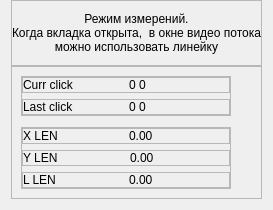
         <widget class="QWidget" name="dimension">
          <attribute name="title">
           <string>Dimension</string>
          </attribute>
          <layout class="QVBoxLayout" name="verticalLayout_15">
           <property name="spacing">
            <number>0</number>
           </property>
           <property name="topMargin">
            <number>0</number>
           </property>
           <item>
            <widget class="QFrame" name="frame_37">
             <property name="frameShape">
              <enum>QFrame::StyledPanel</enum>
             </property>
             <property name="frameShadow">
              <enum>QFrame::Raised</enum>
             </property>
             <layout class="QVBoxLayout" name="verticalLayout_16">
              <property name="leftMargin">
               <number>0</number>
              </property>
              <property name="topMargin">
               <number>11</number>
              </property>
              <property name="rightMargin">
               <number>0</number>
              </property>
              <property name="bottomMargin">
               <number>11</number>
              </property>
              <item>
               <widget class="QLabel" name="label_17">
                <property name="text">
                 <string>Режим измерений. 
Когда вкладка открыта,  в окне видео потока можно использовать линейку</string>
                </property>
                <property name="alignment">
                 <set>Qt::AlignCenter</set>
                </property>
                <property name="wordWrap">
                 <bool>true</bool>
                </property>
               </widget>
              </item>
             </layout>
            </widget>
           </item>
           <item alignment="Qt::AlignTop">
            <widget class="QFrame" name="frame_38">
             <property name="frameShape">
              <enum>QFrame::StyledPanel</enum>
             </property>
             <property name="frameShadow">
              <enum>QFrame::Raised</enum>
             </property>
             <layout class="QVBoxLayout" name="verticalLayout_18">
              <property name="spacing">
               <number>11</number>
              </property>
              <property name="rightMargin">
               <number>30</number>
              </property>
              <item>
               <widget class="QFrame" name="frame_39">
                <property name="sizePolicy">
                 <sizepolicy hsizetype="Expanding" vsizetype="Expanding">
                  <horstretch>0</horstretch>
                  <verstretch>0</verstretch>
                 </sizepolicy>
                </property>
                <property name="frameShape">
                 <enum>QFrame::StyledPanel</enum>
                </property>
                <property name="frameShadow">
                 <enum>QFrame::Raised</enum>
                </property>
                <layout class="QVBoxLayout" name="verticalLayout_17">
                 <property name="leftMargin">
                  <number>0</number>
                 </property>
                 <property name="topMargin">
                  <number>0</number>
                 </property>
                 <property name="rightMargin">
                  <number>0</number>
                 </property>
                 <property name="bottomMargin">
                  <number>0</number>
                 </property>
                 <item>
                  <widget class="QFrame" name="frame_40">
                   <property name="frameShape">
                    <enum>QFrame::StyledPanel</enum>
                   </property>
                   <property name="frameShadow">
                    <enum>QFrame::Raised</enum>
                   </property>
                   <layout class="QHBoxLayout" name="horizontalLayout_28">
                    <property name="leftMargin">
                     <number>0</number>
                    </property>
                    <property name="topMargin">
                     <number>0</number>
                    </property>
                    <property name="rightMargin">
                     <number>0</number>
                    </property>
                    <property name="bottomMargin">
                     <number>0</number>
                    </property>
                    <item alignment="Qt::AlignVCenter">
                     <widget class="QLabel" name="label_26">
                      <property name="text">
                       <string>Curr click </string>
                      </property>
                     </widget>
                    </item>
                    <item alignment="Qt::AlignVCenter">
                     <widget class="QLabel" name="curr_click">
                      <property name="sizePolicy">
                       <sizepolicy hsizetype="Preferred" vsizetype="Preferred">
                        <horstretch>0</horstretch>
                        <verstretch>0</verstretch>
                       </sizepolicy>
                      </property>
                      <property name="text">
                       <string>0 0</string>
                      </property>
                      <property name="textInteractionFlags">
                       <set>Qt::TextBrowserInteraction</set>
                      </property>
                     </widget>
                    </item>
                   </layout>
                  </widget>
                 </item>
                 <item>
                  <widget class="QFrame" name="frame_41">
                   <property name="frameShape">
                    <enum>QFrame::StyledPanel</enum>
                   </property>
                   <property name="frameShadow">
                    <enum>QFrame::Raised</enum>
                   </property>
                   <layout class="QHBoxLayout" name="horizontalLayout_29">
                    <property name="leftMargin">
                     <number>0</number>
                    </property>
                    <property name="topMargin">
                     <number>0</number>
                    </property>
                    <property name="rightMargin">
                     <number>0</number>
                    </property>
                    <property name="bottomMargin">
                     <number>0</number>
                    </property>
                    <item alignment="Qt::AlignVCenter">
                     <widget class="QLabel" name="label_28">
                      <property name="text">
                       <string>Last click</string>
                      </property>
                     </widget>
                    </item>
                    <item alignment="Qt::AlignVCenter">
                     <widget class="QLabel" name="last_click">
                      <property name="text">
                       <string>0 0</string>
                      </property>
                      <property name="textInteractionFlags">
                       <set>Qt::TextBrowserInteraction</set>
                      </property>
                     </widget>
                    </item>
                   </layout>
                  </widget>
                 </item>
                </layout>
               </widget>
              </item>
              <item>
               <widget class="QFrame" name="frame_33">
                <property name="frameShape">
                 <enum>QFrame::StyledPanel</enum>
                </property>
                <property name="frameShadow">
                 <enum>QFrame::Raised</enum>
                </property>
                <layout class="QVBoxLayout" name="verticalLayout_11">
                 <property name="leftMargin">
                  <number>0</number>
                 </property>
                 <property name="topMargin">
                  <number>0</number>
                 </property>
                 <property name="rightMargin">
                  <number>0</number>
                 </property>
                 <property name="bottomMargin">
                  <number>0</number>
                 </property>
                 <item>
                  <widget class="QFrame" name="frame_34">
                   <property name="frameShape">
                    <enum>QFrame::StyledPanel</enum>
                   </property>
                   <property name="frameShadow">
                    <enum>QFrame::Raised</enum>
                   </property>
                   <layout class="QHBoxLayout" name="horizontalLayout_21">
                    <property name="leftMargin">
                     <number>0</number>
                    </property>
                    <property name="topMargin">
                     <number>0</number>
                    </property>
                    <property name="rightMargin">
                     <number>0</number>
                    </property>
                    <property name="bottomMargin">
                     <number>0</number>
                    </property>
                    <item>
                     <widget class="QLabel" name="label_9">
                      <property name="text">
                       <string>X LEN</string>
                      </property>
                     </widget>
                    </item>
                    <item>
                     <widget class="QLabel" name="x_len">
                      <property name="text">
                       <string>0.00</string>
                      </property>
                      <property name="textInteractionFlags">
                       <set>Qt::TextBrowserInteraction</set>
                      </property>
                     </widget>
                    </item>
                   </layout>
                  </widget>
                 </item>
                 <item>
                  <widget class="QFrame" name="frame_35">
                   <property name="frameShape">
                    <enum>QFrame::StyledPanel</enum>
                   </property>
                   <property name="frameShadow">
                    <enum>QFrame::Raised</enum>
                   </property>
                   <layout class="QHBoxLayout" name="horizontalLayout_22">
                    <property name="spacing">
                     <number>7</number>
                    </property>
                    <property name="leftMargin">
                     <number>0</number>
                    </property>
                    <property name="topMargin">
                     <number>0</number>
                    </property>
                    <property name="rightMargin">
                     <number>0</number>
                    </property>
                    <property name="bottomMargin">
                     <number>0</number>
                    </property>
                    <item>
                     <widget class="QLabel" name="label_15">
                      <property name="text">
                       <string>Y LEN</string>
                      </property>
                     </widget>
                    </item>
                    <item>
                     <widget class="QLabel" name="y_len">
                      <property name="text">
                       <string>0.00</string>
                      </property>
                      <property name="textInteractionFlags">
                       <set>Qt::TextBrowserInteraction</set>
                      </property>
                     </widget>
                    </item>
                   </layout>
                  </widget>
                 </item>
                 <item>
                  <widget class="QFrame" name="frame_36">
                   <property name="frameShape">
                    <enum>QFrame::StyledPanel</enum>
                   </property>
                   <property name="frameShadow">
                    <enum>QFrame::Raised</enum>
                   </property>
                   <layout class="QHBoxLayout" name="horizontalLayout_27">
                    <property name="leftMargin">
                     <number>0</number>
                    </property>
                    <property name="topMargin">
                     <number>0</number>
                    </property>
                    <property name="rightMargin">
                     <number>0</number>
                    </property>
                    <property name="bottomMargin">
                     <number>0</number>
                    </property>
                    <item>
                     <widget class="QLabel" name="label_22">
                      <property name="text">
                       <string>L LEN</string>
                      </property>
                     </widget>
                    </item>
                    <item>
                     <widget class="QLabel" name="l_len">
                      <property name="text">
                       <string>0.00</string>
                      </property>
                      <property name="textInteractionFlags">
                       <set>Qt::TextBrowserInteraction</set>
                      </property>
                     </widget>
                    </item>
                   </layout>
                  </widget>
                 </item>
                </layout>
               </widget>
              </item>
             </layout>
            </widget>
           </item>
          </layout>
         </widget>
